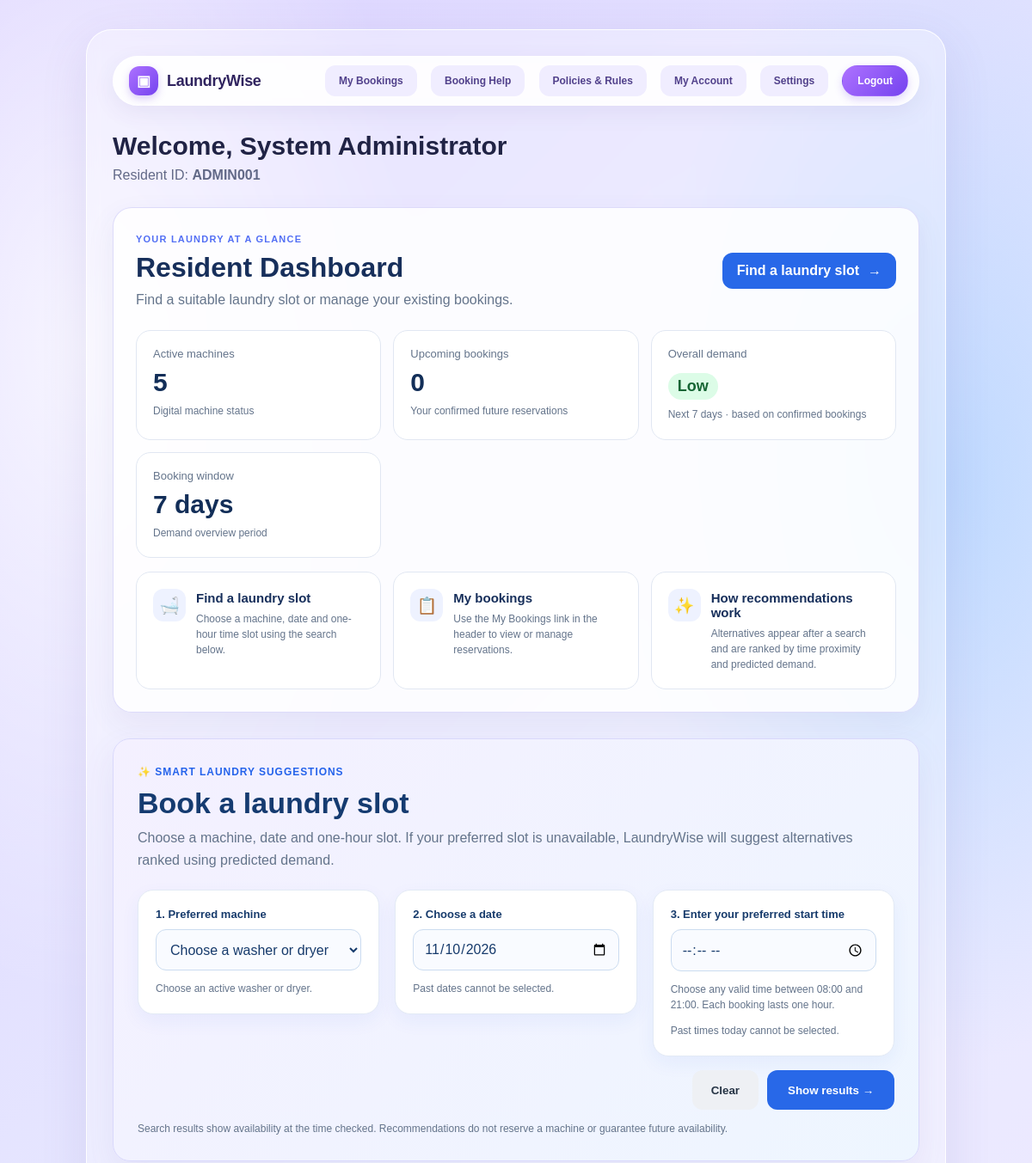
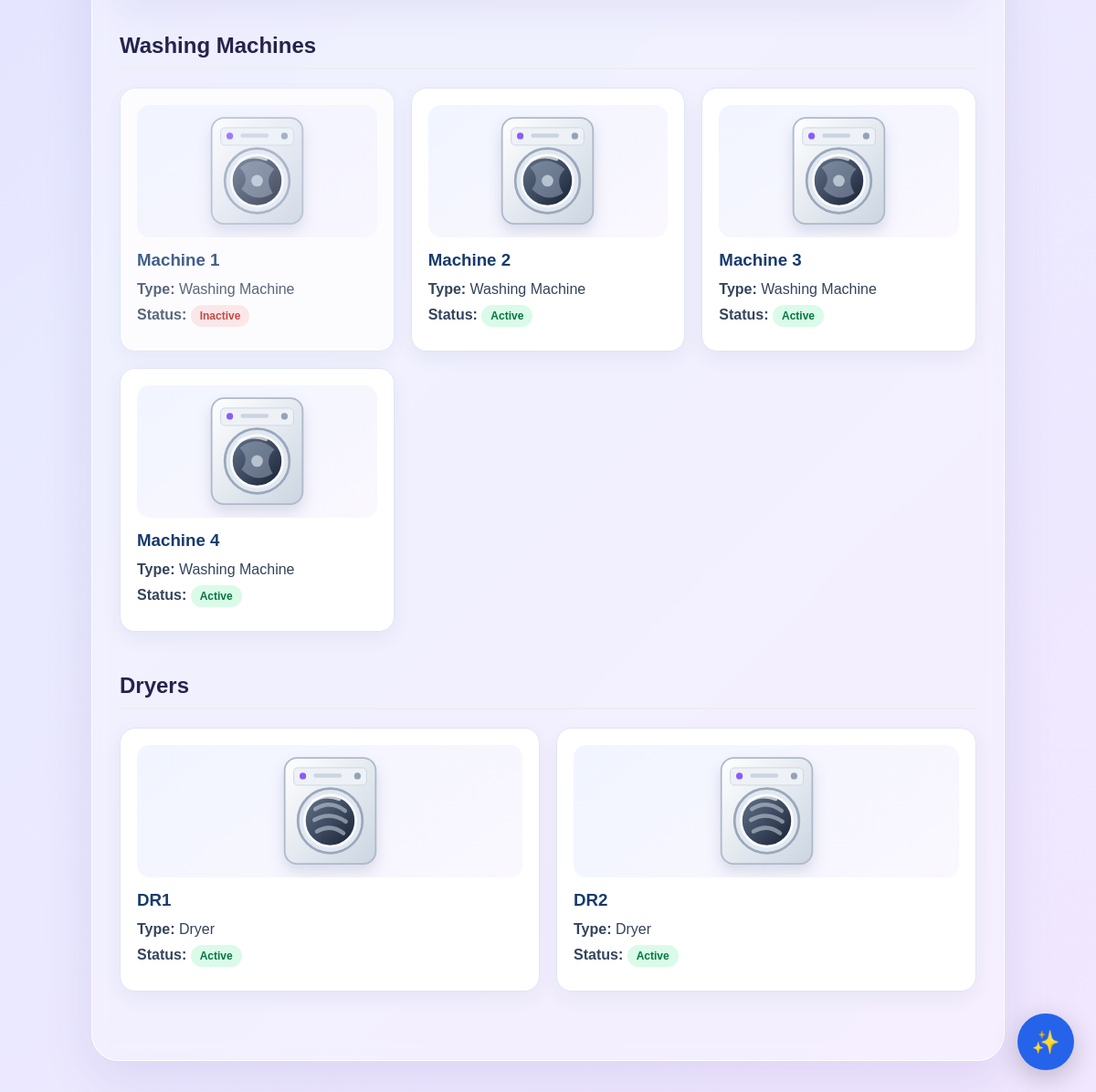
Page /dashboard.php (signed in) on the committed database (2 pictures, top to bottom).
### tables this page shows
CREATE TABLE `machines` (
  `id` int(11) NOT NULL,
  `machine_name` varchar(50) NOT NULL,
  `machine_type` varchar(50) NOT NULL,
  `status` enum('active','inactive') NOT NULL DEFAULT 'active'
);

### dashboard.php (the view, shortened to what this page needs)
<?php
require_once "config/database.php";
$sql = "SELECT id, machine_name, machine_type, status
        FROM machines
        ORDER BY machine_type, id";
$result = $conn->query($sql);
$dashboardTimezone = new DateTimeZone("Europe/Copenhagen");
$dashboardNow = new DateTime("now", $dashboardTimezone);
$dashboardToday = $dashboardNow->format("Y-m-d");
$dashboardNowTime = $dashboardNow->format("H:i:s");
$dashboardNextWeek = (clone $dashboardNow)->modify("+7 days")->format("Y-m-d");
$upcomingBookingsCount = 0;
$upcomingSql = "SELECT COUNT(*) AS total
                FROM bookings
                WHERE user_id = ?
                  AND status = 'confirmed'
                  AND (booking_date > ? OR (booking_date = ? AND end_time > ?))";
$upcomingStmt = $conn->prepare($upcomingSql);
if ($upcomingStmt) {
    $upcomingStmt->bind_param("isss", $_SESSION["user_id"], $dashboardToday, $dashboardToday, $dashboardNowTime);
    if ($upcomingStmt->execute()) {
        $upcomingRow = $upcomingStmt->get_result()->fetch_assoc();
        $upcomingBookingsCount = (int)($upcomingRow["total"] ?? 0);
    }
}
$confirmedWeekBookings = 0;
$weekSql = "SELECT COUNT(*) AS total
            FROM bookings b
            INNER JOIN machines m ON m.id = b.machine_id
            WHERE b.status = 'confirmed'
              AND m.status = 'active'
              AND b.booking_date >= ?
              AND b.booking_date < ?";
$weekStmt = $conn->prepare($weekSql);
if ($weekStmt) {
    $weekStmt->bind_param("ss", $dashboardToday, $dashboardNextWeek);
    if ($weekStmt->execute()) {
        $weekRow = $weekStmt->get_result()->fetch_assoc();
        $confirmedWeekBookings = (int)($weekRow["total"] ?? 0);
    }
}
$washing_machines = [];
$dryers = [];
while ($machine = $result->fetch_assoc()) {
    if ($machine["machine_type"] === "Dryer") {
        $dryers[] = $machine;
    } else {
        $washing_machines[] = $machine;
    }
}
$activeMachineCount = count(array_filter(array_merge($washing_machines, $dryers), function ($machine) {
    return strtolower((string)$machine["status"]) === "active";
}));
$weeklySlotCapacity = $activeMachineCount * 14 * 7;
$weeklyOccupancyPercent = $weeklySlotCapacity > 0
    ? ($confirmedWeekBookings / $weeklySlotCapacity) * 100
    : 0;
if ($weeklyOccupancyPercent < 30) {
    $overallDemandLabel = "Low";
    $overallDemandClass = "low";
} elseif ($weeklyOccupancyPercent < 60) {
    $overallDemandLabel = "Moderate";
    $overallDemandClass = "moderate";
} else {
    $overallDemandLabel = "Busy";
    $overallDemandClass = "high";
}
?>
<!DOCTYPE html>
<html lang="en">
<head>
    <link rel="stylesheet" href="css/style.css">
</head>
<body>
<div class="container">
    <nav class="dashboard-nav lw-prototype-nav" aria-label="Main navigation">
        <a class="lw-brand" href="dashboard.php" aria-label="LaundryWise home">
            <span class="lw-brand-icon" aria-hidden="true">▣</span>
            <span class="lw-brand-name">LaundryWise</span>
        </a>
        <div class="nav-links lw-prototype-nav-links">
            <a href="my_bookings.php">My Bookings</a>
            <a href="booking_help.php">Booking Help</a>
            <a href="policies.php">Policies &amp; Rules</a>
            <a href="settings.php">My Account</a>
            <a href="settings.php">Settings</a>
            <a class="lw-nav-logout" href="logout.php">Logout</a>
        </div>
    </nav>
    <div class="dashboard-header">
        <h1>
            Welcome,
            <?php
            echo htmlspecialchars(
                $_SESSION["name"]
            );
            ?>
        </h1>
        <p>
            Resident ID:
            <strong>
                <?php
                echo htmlspecialchars(
                    $_SESSION["resident_id"]
                );
                ?>
            </strong>
        </p>
    </div>
    <section class="lw-overview" aria-label="Resident dashboard overview">
        <div class="lw-overview-heading">
            <div>
                <span class="lw-overview-eyebrow">YOUR LAUNDRY AT A GLANCE</span>
                <h2>Resident Dashboard</h2>
                <p>Find a suitable laundry slot or manage your existing bookings.</p>
            </div>
            <a class="lw-overview-primary" href="#recommendation-search">Find a laundry slot <span aria-hidden="true">&#8594;</span></a>
        </div>
        <div class="lw-overview-stats lw-overview-stats-four">
            <article class="lw-overview-stat">
                <span class="lw-overview-stat-label">Active machines</span>
                <strong><?php echo $activeMachineCount; ?></strong>
                <span class="lw-overview-stat-note">Digital machine status</span>
            </article>
            <article class="lw-overview-stat">
                <span class="lw-overview-stat-label">Upcoming bookings</span>
                <strong><?php echo $upcomingBookingsCount; ?></strong>
                <span class="lw-overview-stat-note">Your confirmed future reservations</span>
            </article>
            <article class="lw-overview-stat">
                <span class="lw-overview-stat-label">Overall demand</span>
                <strong><span class="lw-overview-demand <?php echo htmlspecialchars($overallDemandClass); ?>"><?php echo htmlspecialchars($overallDemandLabel); ?></span></strong>
                <span class="lw-overview-stat-note">Next 7 days · based on confirmed bookings</span>
            </article>
            <article class="lw-overview-stat">
                <span class="lw-overview-stat-label">Booking window</span>
                <strong>7 days</strong>
                <span class="lw-overview-stat-note">Demand overview period</span>
            </article>
        </div>
        <div class="lw-overview-actions lw-overview-actions-three">
            <div class="lw-overview-action lw-overview-info">
                <span class="lw-overview-action-icon" aria-hidden="true">&#128705;</span>
                <span><strong>Find a laundry slot</strong><small>Choose a machine, date and one-hour time slot using the search below.</small></span>
            </div>
            <div class="lw-overview-action lw-overview-info">
                <span class="lw-overview-action-icon" aria-hidden="true">&#128203;</span>
                <span><strong>My bookings</strong><small>Use the My Bookings link in the header to view or manage reservations.</small></span>
            </div>
            <div class="lw-overview-action lw-overview-info">
                <span class="lw-overview-action-icon" aria-hidden="true">&#10024;</span>
                <span><strong>How recommendations work</strong><small>Alternatives appear after a search and are ranked by time proximity and predicted demand.</small></span>
            </div>
        </div>
    </section>
    <section class="lw-recommendation-panel" id="recommendation-search" aria-labelledby="lwRecommendationTitle">
        <div class="lw-recommendation-eyebrow">&#10024; Smart laundry suggestions</div>
        <h2 id="lwRecommendationTitle">Book a laundry slot</h2>
        <p>Choose a machine, date and one-hour slot. If your preferred slot is unavailable, LaundryWise will suggest alternatives ranked using predicted demand.</p>
        <form action="recommendations.php" method="get" id="lwRecommendationForm">
            <div class="lw-booking-search-layout">
                <div class="lw-slot-picker">
                    <label for="lwMachineId">1. Preferred machine</label>
                    <select id="lwMachineId" name="machine_id" required>
                        <option value="">Choose a washer or dryer</option>
                    </select>
                    <p class="lw-slot-help">Choose an active washer or dryer.</p>
                </div>
                <div class="lw-booking-calendar">
                    <label for="lwPreferredDate">2. Choose a date</label>
                    <input id="lwPreferredDate" type="date" name="date" min="<?php echo date('Y-m-d'); ?>" value="<?php echo date('Y-m-d'); ?>" required>
                    <p class="lw-slot-help">Past dates cannot be selected.</p>
                </div>
                <div class="lw-slot-picker">
                    <label for="lwStartTime">3. Enter your preferred start time</label>
                    <input type="time" id="lwStartTime" name="start_time" min="08:00" max="21:00" step="60" required>
                    <p class="lw-slot-help" id="lwSelectedSlotText">Choose any valid time between 08:00 and 21:00. Each booking lasts one hour.</p>
                    <p class="lw-slot-help" id="lwPastSlotHelp" aria-live="polite">Past times today cannot be selected.</p>
                </div>
            </div>
            <div class="lw-search-actions">
                <button class="lw-search-clear" type="reset" id="lwClearSearch">Clear</button>
                <button class="lw-recommendation-submit" type="submit">Show results &#8594;</button>
            </div>
        </form>
        <div class="lw-recommendation-note">Search results show availability at the time checked. Recommendations do not reserve a machine or guarantee future availability.</div>
    </section>
    <section class="machine-section">
        <h2>
            Washing Machines
        </h2>
        <?php if (count($washing_machines) > 0): ?>
            <div class="machine-grid">
                <?php foreach ($washing_machines as $machine): ?>
                    <div class="machine-card <?php echo strtolower((string)$machine["status"]) === "active" ? "" : "lw-machine-inactive"; ?>">
                        <div class="lw-machine-card-visual" aria-label="Washing machine illustration" role="img">
                        </div>
                        <h3>
                            <?php
                            echo htmlspecialchars(
                                $machine["machine_name"]
                            );
                            ?>
                        </h3>
                        <p>
                            <strong>
                                Type:
                            </strong>
                            <?php
                            echo htmlspecialchars(
                                $machine["machine_type"]
                            );
                            ?>
                        </p>
                        <p>
                            <strong>
                                Status:
                            </strong>
                            <span class="lw-machine-status <?php echo strtolower((string)$machine["status"]) === "active" ? "is-active" : "is-inactive"; ?>">
                                <?php echo htmlspecialchars(ucfirst((string)$machine["status"])); ?>
                            </span>
                        </p>
</div>
                <?php endforeach; ?>
            </div>
        <?php else: ?>
            <div class="empty-message">
                No washing machines have been registered.
            </div>
        <?php endif; ?>
    </section>
    <section class="machine-section">
        <h2>
            Dryers
        </h2>
        <?php if (count($dryers) > 0): ?>
            <div class="machine-grid">
                <?php foreach ($dryers as $machine): ?>
                    <div class="machine-card <?php echo strtolower((string)$machine["status"]) === "active" ? "" : "lw-machine-inactive"; ?>">
                        <div class="lw-machine-card-visual" aria-label="Dryer illustration" role="img">
                        </div>
                        <h3>
                            <?php
                            echo htmlspecialchars(
                                $machine["machine_name"]
                            );
                            ?>
                        </h3>
                        <p>
                            <strong>
                                Type:
                            </strong>
                            <?php
                            echo htmlspecialchars(
                                $machine["machine_type"]
                            );
                            ?>
                        </p>
                        <p>
                            <strong>
                                Status:
                            </strong>
                            <span class="lw-machine-status <?php echo strtolower((string)$machine["status"]) === "active" ? "is-active" : "is-inactive"; ?>">
                                <?php echo htmlspecialchars(ucfirst((string)$machine["status"])); ?>
                            </span>
                        </p>
</div>
                <?php endforeach; ?>
            </div>
        <?php else: ?>
            <div class="empty-message">
                No dryers have been registered.
            </div>
        <?php endif; ?>
    </section>
</div>
<button
    id="lwAiButton"
    class="lw-ai-button"
    type="button"
    onclick="toggleAssistant()"
    aria-label="Open LaundryWise Assistant"
>
    ✨
</button>
</body>
</html>

### css/style.css (style rules this page uses)
* { box-sizing: border-box; }
body { font-family: Arial, sans-serif; background-color: #f4f6f8; margin: 0; padding: 40px; color: #333; }
.container { width: 100%; max-width: 1000px; margin: 0 auto; background-color: white; padding: 35px; border-radius: 12px; box-shadow: 0 4px 12px rgba(0, 0, 0, 0.1); }
.dashboard-nav { margin-bottom: 35px; padding-bottom: 25px; border-bottom: 1px solid #ddd; }
.nav-links { display: flex; flex-wrap: wrap; gap: 10px; }
.nav-links a { display: inline-block; padding: 10px 20px; background-color: #007bff; color: white; border-radius: 6px; text-decoration: none; font-size: 15px; font-weight: bold; }
.dashboard-header { margin-bottom: 40px; }
.dashboard-header h1 { margin: 0 0 8px 0; color: #222; font-size: 30px; }
.dashboard-header p { margin: 0; color: #666; font-size: 16px; }
h1 { margin-top: 0; color: #222; }
h2 { margin-top: 25px; margin-bottom: 20px; color: #222; }
h3 { margin-bottom: 8px; color: #222; }
.machine-section { margin-bottom: 45px; }
.machine-section h2 { padding-bottom: 10px; border-bottom: 2px solid #eee; }
.machine-grid { display: grid; grid-template-columns: repeat(2, minmax(0, 1fr)); gap: 20px; }
a { color: #007bff; text-decoration: none; }
button { padding: 9px 15px; border: none; border-radius: 5px; background-color: #007bff; color: white; cursor: pointer; }
form { margin-top: 20px; }
input, select { padding: 9px; border: 1px solid #ccc; border-radius: 5px; box-sizing: border-box; }
input[type="date"] { padding: 8px; }
.machine-card { background-color: #f8f9fa; border: 1px solid #ddd; padding: 22px; border-radius: 8px; }
.machine-card h3 { margin-top: 0; margin-bottom: 12px; }
.machine-card p { margin: 8px 0; }
.dashboard-nav.lw-prototype-nav { display:flex;align-items:center;justify-content:space-between;gap:18px;width:min(100%,1080px);margin:0 auto 30px;padding:10px 12px 10px 18px;box-sizing:border-box;border:1px solid rgba(255,255,255,.88);border-radius:999px;background:rgba(255,255,255,.88);box-shadow:0 8px 26px rgba(73,70,135,.08);backdrop-filter:blur(10px) }
.dashboard-nav .lw-brand { display:flex;align-items:center;gap:10px;color:#30245f;text-decoration:none;font-weight:800;white-space:nowrap }
.dashboard-nav .lw-brand-icon { display:grid;place-items:center;width:34px;height:34px;border-radius:12px;background:linear-gradient(135deg,#ad72ff,#7543ef);color:#fff;font-size:17px }
.dashboard-nav .lw-brand-name { font-size:18px;letter-spacing:-.3px }
.lw-prototype-nav-links { display:flex;align-items:center;justify-content:flex-end;gap:clamp(8px,1.35vw,20px);flex-wrap:wrap }
.dashboard-nav.lw-prototype-nav .lw-prototype-nav-links a { color:#51418B;background:#F0EDFF;padding:10px 15px;border:1px solid transparent;border-radius:12px;text-decoration:none;font-size:12px;font-weight:700;transition:color .15s ease,background .15s ease }
.dashboard-nav.lw-prototype-nav .lw-prototype-nav-links a.lw-nav-logout { padding:10px 17px;border-radius:999px;color:#fff;background:linear-gradient(135deg,#ad72ff,#7543ef);box-shadow:0 4px 10px rgba(117,67,239,.22) }

### rows in the picture
machines: machine_name "Machine 1", machine_type "Washing Machine", status "Inactive"
machines: machine_name "Machine 2", machine_type "Washing Machine", status "Active"
machines: machine_name "Machine 3", machine_type "Washing Machine", status "Active"
machines: machine_name "Machine 4", machine_type "Washing Machine", status "Active"
machines: machine_name "DR1", machine_type "Dryer", status "Active"
machines: machine_name "DR2", machine_type "Dryer", status "Active"

### other values in the picture
$_SESSION["name"] "System Administrator"
$_SESSION["resident_id"] "ADMIN001"
$activeMachineCount "5"
$upcomingBookingsCount "0"
$overallDemandLabel "Low"
